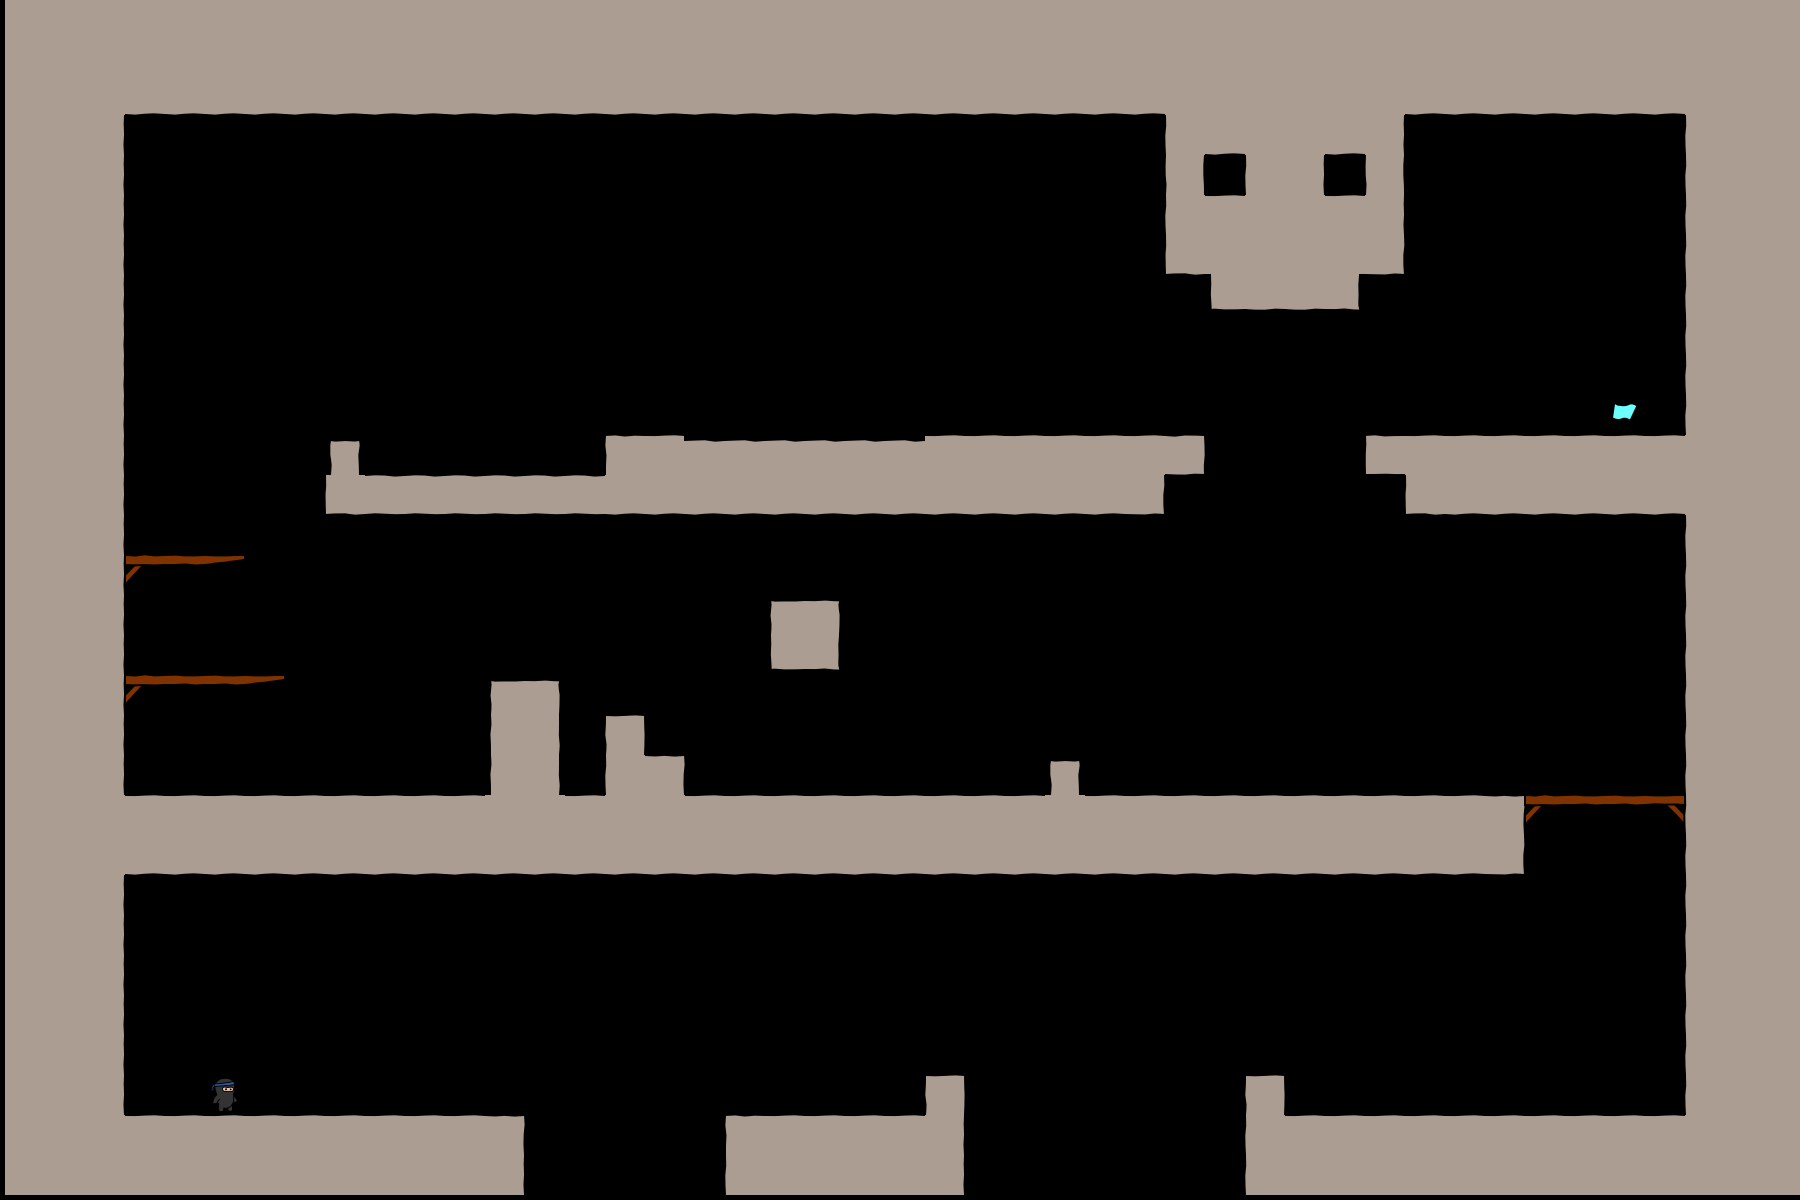

Tiled map render using the project's own tile images. Description and the whole map definition, tile-layer contents included, below:
An orthogonal 45x30 tile map with 40x40 px tiles, 1 tile layer (bg).

<map version="1.0" orientation="orthogonal" width="45" height="30" tilewidth="40" tileheight="40">
 <tileset firstgid="1" name="tiles6_gapped" tilewidth="50" tileheight="50">
  <image source="tiles6_gapped.png" width="300" height="500" />
 </tileset>
 <layer name="bg" width="45" height="30">
  <data encoding="csv">
14,14,14,14,14,14,14,14,14,14,14,14,14,14,14,14,14,14,14,14,14,14,14,14,14,14,14,14,14,14,14,14,14,14,14,14,14,14,14,14,14,14,14,14,14,
14,14,14,14,14,14,14,14,14,14,14,14,14,14,14,14,14,14,14,14,14,14,14,14,14,14,14,14,14,14,14,14,14,14,14,14,14,14,14,14,14,14,14,14,14,
14,14,14,20,20,20,20,20,20,20,20,20,20,20,20,20,20,20,20,20,20,20,20,20,20,20,20,20,20,14,14,14,14,14,14,20,20,20,20,20,20,20,14,14,14,
14,14,15,0,0,0,0,0,0,0,0,0,0,0,0,0,0,0,0,0,0,0,0,0,0,0,0,0,0,13,20,14,14,20,15,0,0,0,0,0,0,0,13,14,14,
14,14,15,0,0,0,0,0,0,0,0,0,0,0,0,0,0,0,0,0,0,0,0,0,0,0,0,0,0,16,0,13,15,0,16,0,0,0,0,0,0,0,13,14,14,
14,14,15,0,0,0,0,0,0,0,0,0,0,0,0,0,0,0,0,0,0,0,0,0,0,0,0,0,0,13,8,14,14,8,15,0,0,0,0,0,0,0,13,14,14,
14,14,15,0,0,0,0,0,0,0,0,0,0,0,0,0,0,0,0,0,0,0,0,0,0,0,0,0,0,19,14,14,14,14,21,0,0,0,0,0,0,0,13,14,14,
14,14,15,0,0,0,0,0,0,0,0,0,0,0,0,0,0,0,0,0,0,0,0,0,0,0,0,0,0,0,43,44,44,45,0,0,0,0,0,0,0,0,13,14,14,
14,14,15,0,0,0,0,0,0,0,0,0,0,0,0,0,0,0,0,0,0,0,0,0,0,0,0,0,0,0,0,0,0,0,0,0,0,0,0,0,0,0,13,14,14,
14,14,15,0,0,0,0,0,0,0,0,0,0,0,0,0,0,0,0,0,0,0,0,0,0,0,0,0,0,0,0,0,0,0,0,0,0,0,0,0,0,0,13,14,14,
14,14,15,0,0,0,0,0,0,0,0,0,0,0,0,0,0,0,0,0,0,0,0,0,0,0,0,0,0,0,0,0,0,0,0,0,0,0,0,0,48,0,13,14,14,
14,14,15,0,0,0,0,0,34,0,0,0,0,0,0,7,8,32,32,32,32,32,32,8,8,8,8,8,8,3,0,0,0,0,1,8,8,8,8,8,8,8,14,14,14,
14,14,15,0,0,0,0,0,19,2,2,2,2,2,2,20,20,20,20,20,20,20,20,20,20,20,20,20,21,0,0,0,0,0,0,19,20,20,20,20,20,20,14,14,14,
14,14,15,0,0,0,0,0,0,0,0,0,0,0,0,0,0,0,0,0,0,0,0,0,0,0,0,0,0,0,0,0,0,0,0,0,0,0,0,0,0,0,13,14,14,
14,14,15,11,17,6,0,0,0,0,0,0,0,0,0,0,0,0,0,0,0,0,0,0,0,0,0,0,0,0,0,0,0,0,0,0,0,0,0,0,0,0,13,14,14,
14,14,15,0,0,0,0,0,0,0,0,0,0,0,0,0,0,0,0,31,33,0,0,0,0,0,0,0,0,0,0,0,0,0,0,0,0,0,0,0,0,0,13,14,14,
14,14,15,0,0,0,0,0,0,0,0,0,0,0,0,0,0,0,0,43,45,0,0,0,0,0,0,0,0,0,0,0,0,0,0,0,0,0,0,0,0,0,13,14,14,
14,14,15,11,17,17,6,0,0,0,0,0,31,33,0,0,0,0,0,0,0,0,0,0,0,0,0,0,0,0,0,0,0,0,0,0,0,0,0,0,0,0,13,14,14,
14,14,15,0,0,0,0,0,0,0,0,0,37,39,0,10,0,0,0,0,0,0,0,0,0,0,0,0,0,0,0,0,0,0,0,0,0,0,0,0,0,0,13,14,14,
14,14,15,0,0,0,0,0,0,0,0,0,37,39,0,13,9,0,0,0,0,0,0,0,0,0,34,0,0,0,0,0,0,0,0,0,0,0,0,0,0,0,13,14,14,
14,14,14,8,8,8,8,8,8,8,8,8,14,14,8,14,14,8,8,8,8,8,8,8,8,8,14,8,8,8,8,8,8,8,8,8,8,9,11,17,17,12,13,14,14,
14,14,14,20,20,20,20,20,20,20,20,20,20,20,20,20,20,20,20,20,20,20,20,20,20,20,20,20,20,20,20,20,20,20,20,20,20,21,0,0,0,0,13,14,14,
14,14,15,0,0,0,0,0,0,0,0,0,0,0,0,0,0,0,0,0,0,0,0,0,0,0,0,0,0,0,0,0,0,0,0,0,0,0,0,0,0,0,13,14,14,
14,14,15,0,0,0,0,0,0,0,0,0,0,0,0,0,0,0,0,0,0,0,0,0,0,0,0,0,0,0,0,0,0,0,0,0,0,0,0,0,0,0,13,14,14,
14,14,15,0,0,0,0,0,0,0,0,0,0,0,0,0,0,0,0,0,0,0,0,0,0,0,0,0,0,0,0,0,0,0,0,0,0,0,0,0,0,0,13,14,14,
14,14,15,0,0,0,0,0,0,0,0,0,0,0,0,0,0,0,0,0,0,0,0,0,0,0,0,0,0,0,0,0,0,0,0,0,0,0,0,0,0,0,13,14,14,
14,14,15,0,0,0,0,0,0,0,0,0,0,0,0,0,0,0,0,0,0,0,0,0,0,0,0,0,0,0,0,0,0,0,0,0,0,0,0,0,0,0,13,14,14,
14,14,15,0,0,47,0,0,0,0,0,0,0,0,0,0,0,0,0,0,0,0,0,10,0,0,0,0,0,0,0,10,0,0,0,0,0,0,0,0,0,0,13,14,14,
14,14,14,8,8,8,8,8,8,8,8,8,9,0,0,0,0,0,7,8,8,8,8,15,0,0,0,0,0,0,0,13,8,8,8,8,8,8,8,8,8,8,14,14,14,
14,14,14,14,14,14,14,14,14,14,14,14,15,0,0,0,0,0,13,14,14,14,14,15,0,0,0,0,0,0,0,13,14,14,14,14,14,14,14,14,14,14,14,14,14
</data>
 </layer>
</map>
